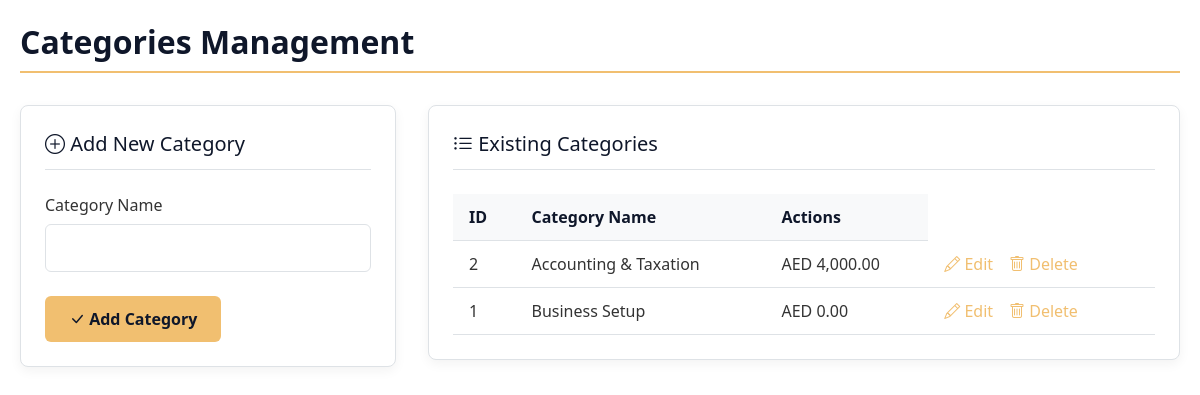
/admin/categories1.php, run on an earlier commit of the app's database.
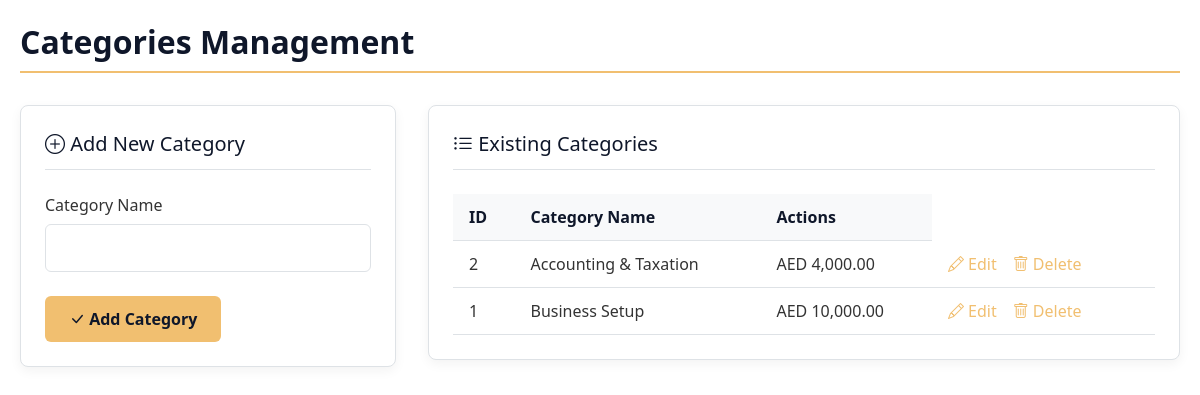
And on a later commit of the database.
### tables this page shows
CREATE TABLE `categories` (
  `cat_id` int NOT NULL,
  `cat_title` varchar(255) NOT NULL,
  `cat_price` decimal(10,2) DEFAULT '0.00'
);

### admin/functions.php (the view, shortened to what this page needs)
<?php
if (!function_exists('findAllCategories')) {
function findAllCategories() {
    global $connection;
    $query = "SELECT * FROM categories ORDER BY cat_id DESC";
    $select_all_categories_query = mysqli_query($connection, $query);
    while($row = mysqli_fetch_assoc($select_all_categories_query)) {
        $cat_id = $row['cat_id'];
        $cat_title = $row['cat_title'];
        $cat_price = isset($row['cat_price']) ? number_format($row['cat_price'], 2) : '0.00';
        echo "<tr>";
        echo "<td>{$cat_id}</td>";
        echo "<td>{$cat_title}</td>";
        echo "<td>AED " . $cat_price . "</td>";
        echo "<td class='action-links'>";
        echo "<a href='categories.php?edit={$cat_id}'><i class='bi bi-pencil'></i> Edit</a>";
        echo "<a href='' data-bs-toggle='modal' data-bs-target='#confirmDeleteModalCategory' data-id='{$cat_id}' data-name='{$cat_title}' onclick='setDeleteId({$cat_id}, \"{$cat_title}\")'><i class='bi bi-trash'></i> Delete</a>";
        echo "</td>";
        echo "</tr>";
    }
}
}
?>

### admin/categories1.php (shortened to what this page needs)
<!DOCTYPE html>
<?php
include "../includes/database.php";
include "functions.php";
?>
<html lang="en">
<head>
    <link rel="stylesheet" href="https://cdn.jsdelivr.net/npm/bootstrap-icons@1.10.0/font/bootstrap-icons.css">
</head>
<body>
    <div class="container">
        <h1 class="page-title">Categories Management</h1>
        <div class="content-wrapper">
            <div class="form-section">
                <div class="card">
                    <div class="card-header">
                        <i class="bi bi-plus-circle"></i> Add New Category
                    </div>
                    <form action="" method="post">
                        <div class="form-group">
                            <label for="cat_title">Category Name</label>
                            <input type="text" id="cat_title" name="cat_title" class="form-control" required>
                        </div>
                        <button type="submit" name="submit" class="btn">
                            <i class="bi bi-check-lg"></i> Add Category
                        </button>
                    </form>
                </div>
            </div>
            <div class="table-section">
                <div class="card">
                    <div class="card-header">
                        <i class="bi bi-list-ul"></i> Existing Categories
                    </div>
                    <table>
                        <thead>
                            <tr>
                                <th>ID</th>
                                <th>Category Name</th>
                                <th>Actions</th>
                            </tr>
                        </thead>
                        <tbody>
                            <?php
                            findAllCategories();
                            ?>
                        </tbody>
                    </table>
                </div>
            </div>
        </div>
    </div>
</body>
</html>

### admin/categories1.php (style rules this page uses)
:root { --dark-blue: #0f172a; --medium-blue: #1e293b; --light-blue: #334155; --gold: #f1bf70; --light-gold: #f8d7a4; --text: #333333; --muted: #666666; --light-bg: #f8f9fa; --border: #dee2e6; }
* { margin: 0; padding: 0; box-sizing: border-box; font-family: 'Segoe UI', Tahoma, Geneva, Verdana, sans-serif; }
body { background-color: white; color: var(--text); min-height: 100vh; padding: 20px; }
.container { max-width: 1200px; margin: 0 auto; }
.page-title { color: var(--dark-blue); margin-bottom: 2rem; padding-bottom: 0.5rem; border-bottom: 2px solid var(--gold); }
.content-wrapper { display: flex; gap: 2rem; flex-wrap: wrap; }
.form-section { flex: 1; min-width: 300px; }
.table-section { flex: 2; min-width: 500px; }
.card { background: white; border-radius: 8px; border: 1px solid var(--border); padding: 1.5rem; box-shadow: 0 4px 12px rgba(0, 0, 0, 0.05); }
.card-header { color: var(--dark-blue); font-size: 1.25rem; margin-bottom: 1.5rem; padding-bottom: 0.75rem; border-bottom: 1px solid var(--border); }
.form-group { margin-bottom: 1.5rem; }
.form-group label { display: block; margin-bottom: 0.5rem; color: var(--text); font-weight: 500; }
.form-control { width: 100%; padding: 0.75rem 1rem; background: white; border: 1px solid var(--border); border-radius: 6px; color: var(--text); font-size: 1rem; transition: all 0.3s; }
.btn { padding: 0.75rem 1.5rem; background: var(--gold); color: var(--dark-blue); border: none; border-radius: 6px; font-size: 1rem; font-weight: 600; cursor: pointer; transition: all 0.3s; }
table { width: 100%; border-collapse: collapse; margin-top: 1rem; }
th, td { padding: 0.75rem 1rem; text-align: left; border-bottom: 1px solid var(--border); }
th { background-color: var(--light-bg); color: var(--dark-blue); font-weight: 600; }
.action-links a { color: var(--gold); text-decoration: none; margin-right: 1rem; transition: color 0.3s; }

What changed in the data, as far as the page shows it:
changed categories "Business Setup": cat_price "0.00" → "10,000.00"
